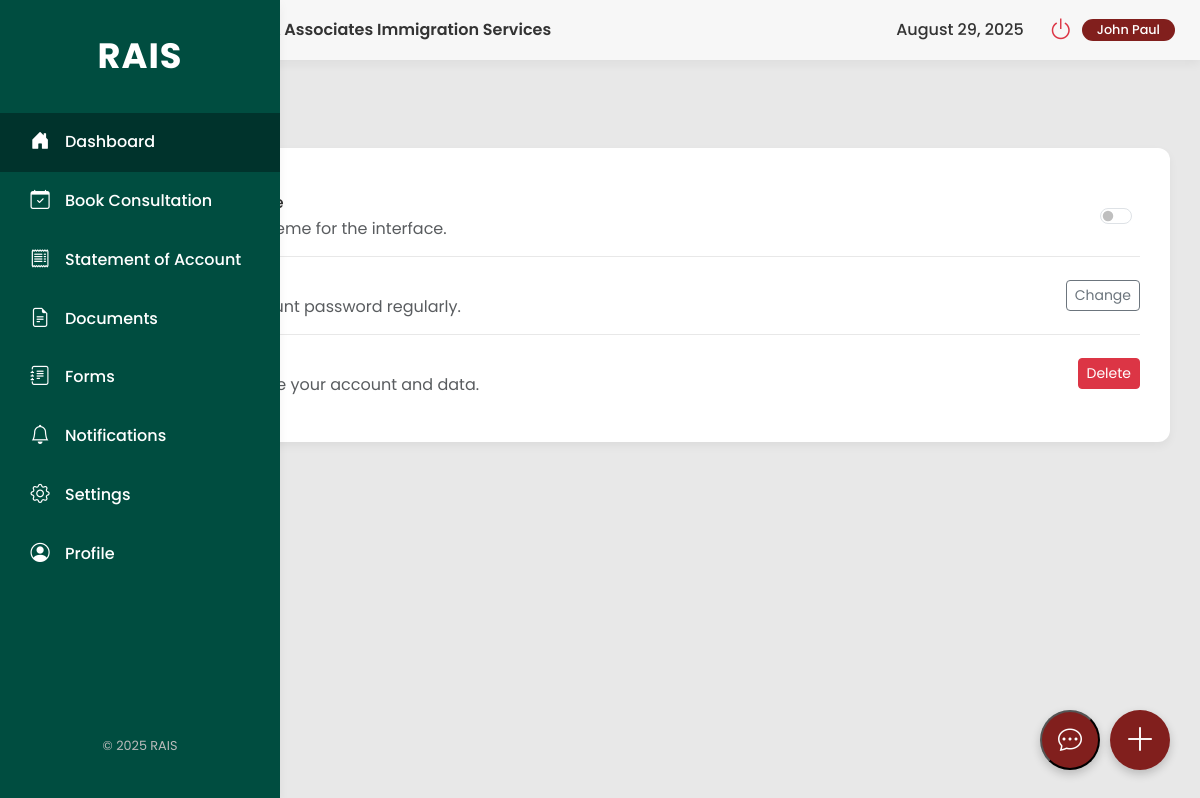
The app's page /user/settings.php (signed in), older data.
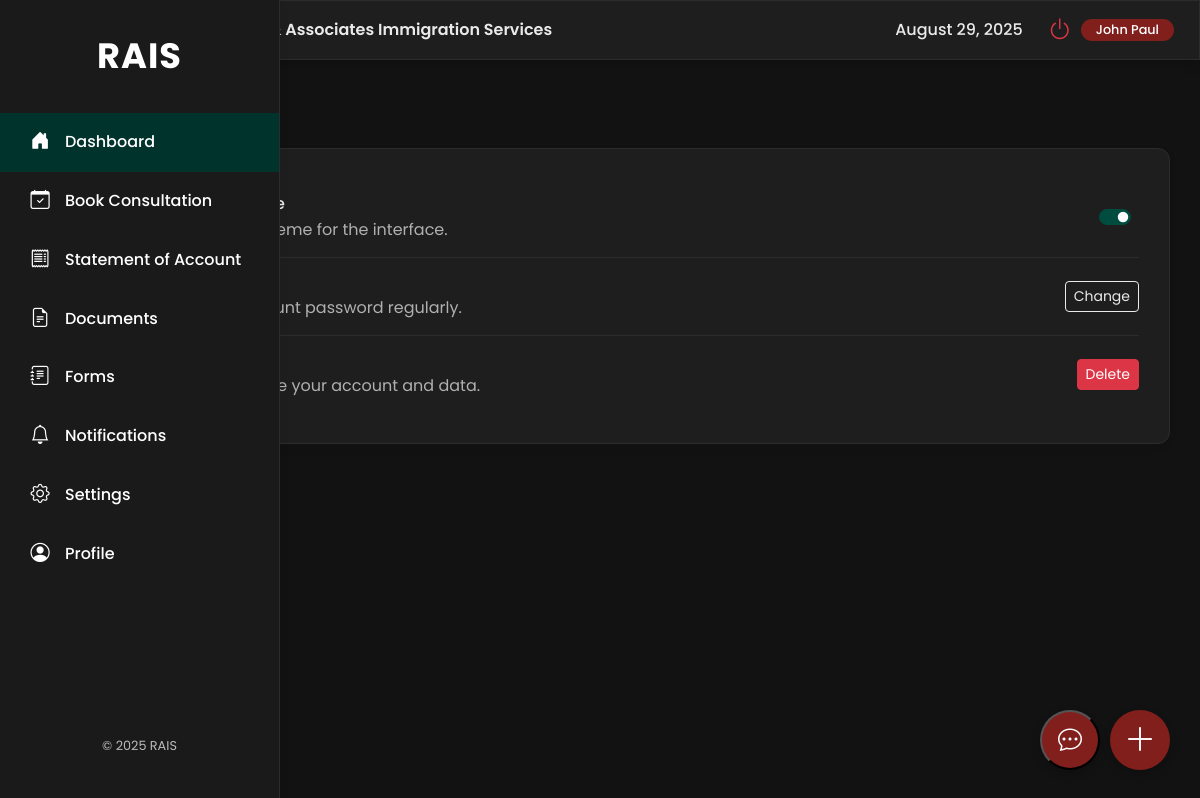
The same page, newer data.
### tables this page shows
CREATE TABLE `users` (
  `id` int(11) NOT NULL,
  `firstName` varchar(50) NOT NULL,
  `lastName` varchar(50) NOT NULL,
  `address` varchar(255) NOT NULL,
  `phone` varchar(20) NOT NULL,
  `email` varchar(100) NOT NULL,
  `password` varchar(255) NOT NULL,
  `profileImage` varchar(255) DEFAULT NULL,
  `location` varchar(255) DEFAULT NULL,
  `birthday` date DEFAULT NULL,
  `facebook` varchar(255) DEFAULT NULL,
  `instagram` varchar(255) DEFAULT NULL,
  `gmail` varchar(255) DEFAULT NULL,
  `email_notifications` tinyint(1) NOT NULL DEFAULT 1,
  `dark_mode` tinyint(1) NOT NULL DEFAULT 0,
  `documents_uploaded` tinyint(1) NOT NULL DEFAULT 0,
  `profile_picture_uploaded` tinyint(1) NOT NULL DEFAULT 0,
  `birthday_added` tinyint(1) NOT NULL DEFAULT 0,
  `social_links_added` tinyint(1) NOT NULL DEFAULT 0,
  `has_seen_tour` tinyint(1) NOT NULL DEFAULT 0,
  `role` varchar(50) NOT NULL DEFAULT 'client',
  `status` varchar(50) NOT NULL DEFAULT 'Inactive',
  `last_login` datetime DEFAULT NULL,
  `last_activity` datetime DEFAULT NULL
);

### user/settings.php (the view, shortened to what this page needs)
<?php
include_once '../config.php';
$userId = $_SESSION['id'];
$stmt = $conn->prepare("SELECT firstName, dark_mode FROM users WHERE id = ?");
$stmt->bind_param("i", $userId);
$stmt->execute();
$result = $stmt->get_result();
$user = $result->fetch_assoc();
$darkModeEnabled = $user ? $user['dark_mode'] : false;
?>
<!doctype html>
<html lang="en">
<head>
    <link href="https://cdn.jsdelivr.net/npm/bootstrap@5.3.3/dist/css/bootstrap.min.css" rel="stylesheet">
    <link rel="stylesheet" href="https://cdn.jsdelivr.net/npm/bootstrap-icons@1.11.3/font/bootstrap-icons.min.css">
</head>
<body class="<?php echo $darkModeEnabled ? 'dark-mode' : ''; ?>">
    <div class="main-wrapper">
                <?php require_once 'sidebar.php' ?>
        <div class="content-area">
            <div class="header">
                <div class="header-brand d-flex align-items-center">
                    <span class="header-title">Roman & Associates Immigration Services</span>
                </div>
                <div class="user-status d-flex align-items-center gap-2">
                    <div id="headerDate" class="me-3" style="font-weight: 500;"><?= date('F j, Y') ?></div>
                    <a href="#" class="btn btn-link power-btn" data-bs-toggle="modal" data-bs-target="#logoutModal"><i class="bi bi-power"></i></a>
                    <span class="badge"><?php echo htmlspecialchars($user['firstName']); ?></span>
                </div>
            </div>
            <main class="main-content">
                <h1>Settings</h1>
                <div class="content-card">
                    <div class="setting-item">
                        <div>
                            <h6 class="mb-1" id="darkModeLabel"><?php echo $darkModeEnabled ? 'Turn Off Dark Mode' : 'Turn On Dark Mode'; ?></h6>
                            <p class="mb-0 text-muted">Toggle the dark theme for the interface.</p>
                        </div>
                        <div class="form-check form-switch">
                            <input class="form-check-input" type="checkbox" id="darkModeSwitch" <?php echo $darkModeEnabled ? 'checked' : ''; ?>>
                        </div>
                    </div>
                    <div class="setting-item">
                        <div>
                            <h6 class="mb-1">Change Password</h6>
                            <p class="mb-0 text-muted">Update your account password regularly.</p>
                        </div>
                        <div>
                            <button class="btn btn-sm btn-outline-secondary" data-bs-toggle="modal" data-bs-target="#changePasswordModal">Change</button>
                        </div>
                    </div>
                    <div class="setting-item">
                        <div>
                            <h6 class="mb-1 text-danger">Delete Account</h6>
                            <p class="mb-0 text-muted">Permanently delete your account and data.</p>
                        </div>
                        <div>
                            <button class="btn btn-sm btn-danger" data-bs-toggle="modal" data-bs-target="#deleteAccountModal">Delete</button>
                        </div>
                    </div>
                </div>
            </main>
        </div>
    </div>
    <a href="book-flight.php" class="floating-btn text-decoration-none">
        <i class="bi bi-plus-lg"></i>
    </a>
    <button class="chat-toggle-btn" onclick="toggleChat()">
        <i class="bi bi-chat-dots"></i>
    </button>
    <div class="toast-container position-fixed top-0 end-0 p-3" style="z-index: 1100">
    </div>
</body>
</html>

### user/sidebar.php (shortened to what this page needs)
<aside class="sidebar d-flex flex-column">
            <div class="logo">RAIS</div>
            <nav class="nav flex-column">
                <a class="nav-link active" href="dashboard.php"><i class="bi bi-house-door-fill"></i><span>Dashboard</span></a>
                <a class="nav-link" href="book-consultation.php"><i class="bi bi-calendar-check"></i><span>Book Consultation</span></a>
                <a class="nav-link" href="statement-of-account.php"><i class="bi bi-receipt"></i><span>Statement of Account</span></a>
                <a class="nav-link" href="documents.php"><i class="bi bi-file-earmark-text"></i><span>Documents</span></a>
                <a class="nav-link" href="forms.php"><i class="bi bi-journal-text"></i><span>Forms</span></a>
                <a class="nav-link" href="notifications.php"><i class="bi bi-bell"></i><span>Notifications</span></a>
                <a class="nav-link" href="settings.php"><i class="bi bi-gear"></i><span>Settings</span></a>
                <a class="nav-link" href="profile.php"><i class="bi bi-person-circle"></i><span>Profile</span></a>
            </nav>
            <div class="mt-auto footer-text">
                &copy; <?php echo date("Y"); ?> RAIS
            </div>
</aside>

Row changes from the older to the newer data that the page shows:
changed users "John Paul": dark_mode "☐" → "☑"
